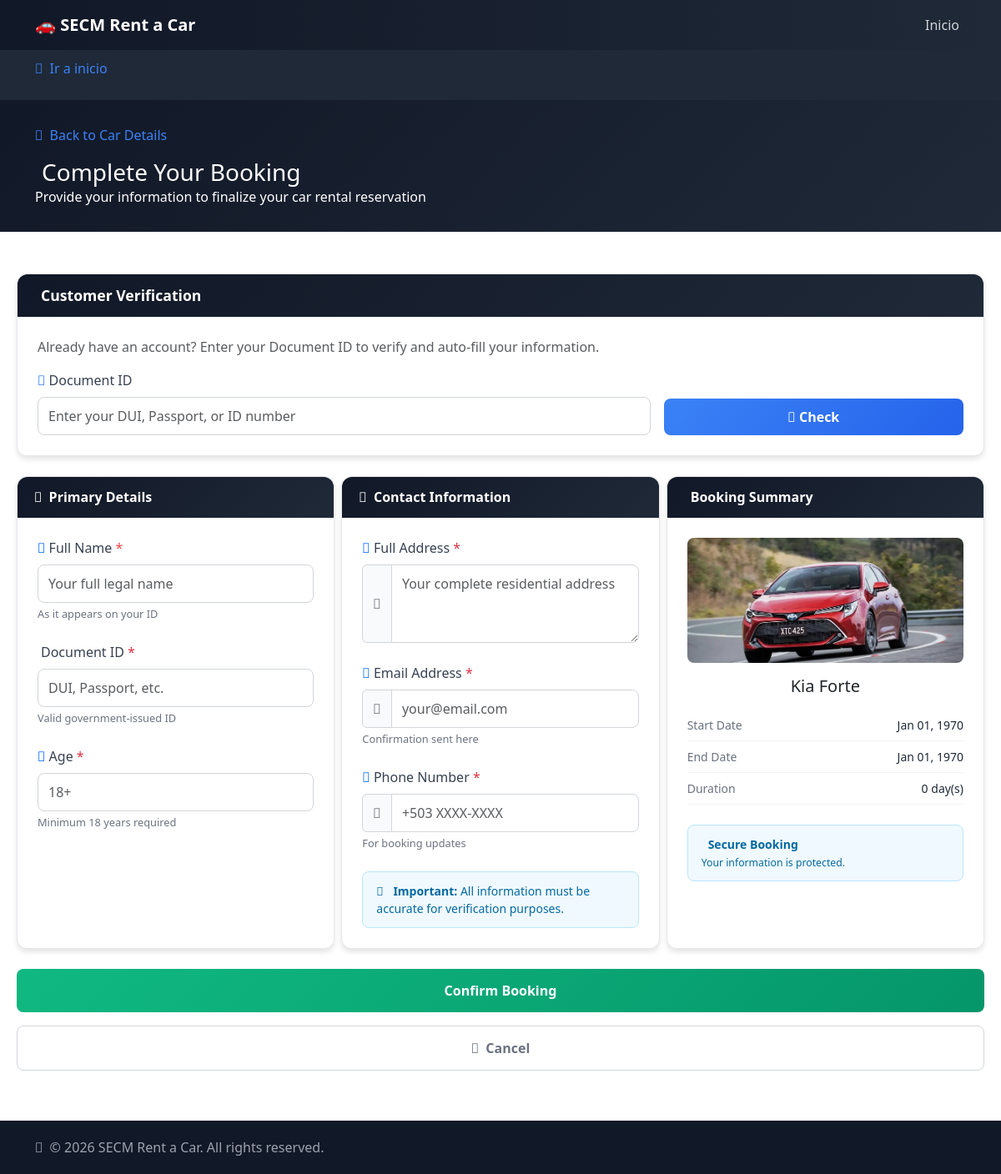
The app's page /booking_form.php?car_id=1 with its own data.
### tables this page shows
CREATE TABLE `vehiculo` (
  `id_vehiculo` bigint(20) NOT NULL,
  `marca` varchar(50) NOT NULL,
  `modelo` varchar(50) DEFAULT NULL,
  `anio` varchar(6) NOT NULL,
  `descripcion` varchar(300) DEFAULT NULL,
  `categoria` varchar(15) NOT NULL,
  `preciodiario` decimal(10,2) NOT NULL,
  `imagepath` varchar(200) DEFAULT NULL,
  `estado` varchar(15) DEFAULT NULL
);

### conf/conn.php (called while the page is built, shortened)
<?php
function recuperarDataVehiculo($conn,$carId){
    $sql = "SELECT marca, modelo, anio, descripcion,categoria, preciodiario,imagepath
            FROM vehiculo WHERE id_vehiculo = ? LIMIT 1";
    $stmt = $conn->prepare($sql);
    $stmt->bind_param("i", $carId);
    $stmt->execute();
    $result = $stmt->get_result();
    $row = $result->fetch_assoc();
    return $row;
}
?>

### conf/Service.php (called while the page is built, shortened)
<?php
include 'conn.php';
function dataVehiculo($carId){
    $conn = connectionDB();
    $response = recuperarDataVehiculo($conn,$carId);
    return $response;
}
?>

### booking_form.php (the view, shortened to what this page needs)
<?php
include("conf/Service.php");
$carId = 0;
if (!isset($_POST['guardar_frm']))
{
    $carId = $_GET['car_id'] ?? null;
    $startDate = $_GET['start_date'] ?? null;
    $endDate = $_GET['end_date'] ?? null;
}else{
    $carId = $_POST['car_id'];
    $startDate = $_POST['start_date'];
    $endDate = $_POST['end_date'];
    $bookingConfirmed = false;
}
$selectedCar = dataVehiculo($carId);
$imageCar = $selectedCar['imagepath']."/1.jpg";
?>
<!DOCTYPE html>
<html lang="en">
<head>
    <?php include("pages/header.php");?>
</head>
<body>
<?php include("pages/topmenu.php");?>
    <nav class="navbar navbar-expand-lg navbar-dark">
        <div class="container">
            <a class="back-btn mb-3 d-inline-block" href="index.php">
                <i class="fas fa-arrow-left me-2"></i>Ir a inicio
            </a>
        </div>
    </nav>
    <div class="page-header">
        <div class="container">
            <a href="car_details.php?id=<?php echo $carId; ?>" class="back-btn mb-3 d-inline-block">
                <i class="fas fa-arrow-left me-2"></i>Back to Car Details
            </a>
            <h1><i class="fas fa-calendar-check me-2"></i>Complete Your Booking</h1>
            <p class="mb-0">Provide your information to finalize your car rental reservation</p>
        </div>
    </div>
        <div class="checkout-grid d-flex justify-content-center align-items-center vh-400">
            <div class="form-container">
                <div id="customer-check-section" class="customer-check-card mb-4">
                    <div class="card-header-custom">
                        <h4><i class="fas fa-user-check me-2"></i>Customer Verification</h4>
                    </div>
                    <div class="card-body p-4">
                        <p class="text-muted mb-3">Already have an account? Enter your Document ID to verify and auto-fill your information.</p>
                        <div class="row g-3 align-items-end">
                            <div class="col-md-8">
                                <label for="check_document_id" class="form-label">
                                    <i class="fas fa-id-card me-1"></i>Document ID
                                </label>
                                <input type="text" class="form-control" id="check_document_id"
                                       placeholder="Enter your DUI, Passport, or ID number">
                            </div>
                            <div class="col-md-4">
                                <button type="button" class="btn-check-customer w-100" id="btnCheckCustomer">
                                    <i class="fas fa-search me-1"></i>Check
                                </button>
                            </div>
                        </div>
                    </div>
                </div>
                <form method="POST" action="" id="bookingForm">
                    <div class="row g-2">
                        <div class="col-lg-4">
                            <div class="booking-card h-100">
                                <div class="card-header-custom">
                                    <h4><i class="fas fa-id-card me-2"></i>Primary Details</h4>
                                </div>
                                <div class="card-body p-4">
                                    <div class="checkout-form">
                                        <label for="name" class="form-label">
                                            <i class="fas fa-user me-1 text-primary"></i>Full Name <span class="required">*</span>
                                        </label>
                                        <input type="text" class="form-control" id="name" name="name" required
                                                placeholder="Your full legal name">
                                        <div class="form-text">As it appears on your ID</div>
                                    </div>
                                    <div class="mb-4">
                                        <label for="document_id" class="form-label">
                                            <i class="fas fa-passport me-1 text-primary"></i>Document ID <span class="text-danger">*</span>
                                        </label>
                                        <input type="text" class="form-control" id="document_id" name="document_id" required
                                            placeholder="DUI, Passport, etc.">
                                        <div class="form-text">Valid government-issued ID</div>
                                    </div>
                                    <div class="mb-4">
                                        <label for="age" class="form-label">
                                            <i class="fas fa-birthday-cake me-1 text-primary"></i>Age <span class="text-danger">*</span>
                                        </label>
                                        <input type="number" class="form-control" id="age" name="age" required
                                                min="18" max="100" placeholder="18+">
                                        <div class="form-text">Minimum 18 years required</div>
                                    </div>
                                </div>
                            </div>
                        </div>
                        <div class="col-lg-4">
                            <div class="booking-card h-100">
                                <div class="card-header-custom">
                                    <h4><i class="fas fa-address-book me-2"></i>Contact Information</h4>
                                </div>
                                <div class="card-body p-4">
                                    <div class="mb-4">
                                        <label for="address" class="form-label">
                                            <i class="fas fa-home me-1 text-primary"></i>Full Address <span class="text-danger">*</span>
                                        </label>
                                        <div class="input-group">
                                            <span class="input-group-text">
                                                <i class="fas fa-home"></i>
                                            </span>
                                            <textarea class="form-control" id="address" name="address" rows="3" required
                                                    placeholder="Your complete residential address"></textarea>
                                        </div>
                                    </div>
                                    <div class="mb-4">
                                        <label for="email" class="form-label">
                                            <i class="fas fa-envelope me-1 text-primary"></i>Email Address <span class="text-danger">*</span>
                                        </label>
                                        <div class="input-group">
                                            <span class="input-group-text">
                                                <i class="fas fa-envelope"></i>
                                            </span>
                                            <input type="email" class="form-control" id="email" name="email" required
                                                placeholder="your@email.com">
                                        </div>
                                        <div class="form-text">Confirmation sent here</div>
                                    </div>
                                    <div class="mb-4">
                                        <label for="phone" class="form-label">
                                            <i class="fas fa-phone me-1 text-primary"></i>Phone Number <span class="text-danger">*</span>
                                        </label>
                                        <div class="input-group">
                                            <span class="input-group-text">
                                                <i class="fas fa-phone"></i>
                                            </span>
                                            <input type="tel" class="form-control" id="phone" name="phone" required
                                                placeholder="+503 XXXX-XXXX">
                                        </div>
                                        <div class="form-text">For booking updates</div>
                                    </div>
                                    <div class="info-box mt-4">
                                        <i class="fas fa-info-circle me-2"></i>
                                        <strong>Important:</strong> All information must be accurate for verification purposes.
                                    </div>
                                </div>
                            </div>
                        </div>
                        <div class="col-lg-4">
                            <div class="booking-card h-100">
                                <div class="card-header-custom">
                                    <h4><i class="fas fa-receipt me-2"></i>Booking Summary</h4>
                                </div>
                                <div class="card-body p-4">
                                    <div class="text-center mb-3">
                                        <img src="<?php echo $imageCar; ?>"
                                             alt="<?php echo $selectedCar['marca'] . ' ' . $selectedCar['modelo']; ?>"
                                             style="width: 100%; height: 150px; object-fit: cover; border-radius: 8px;">
                                    </div>
                                    <h5 class="text-center mb-3"><?php echo $selectedCar['marca'] . ' ' . $selectedCar['modelo']; ?></h5>
                                    <div class="info-row">
                                        <span class="info-label">Start Date</span>
                                        <span class="info-value"><?php echo date('M d, Y', strtotime($startDate)); ?></span>
                                    </div>
                                    <div class="info-row">
                                        <span class="info-label">End Date</span>
                                        <span class="info-value"><?php echo date('M d, Y', strtotime($endDate)); ?></span>
                                    </div>
                                    <div class="info-row">
                                        <span class="info-label">Duration</span>
                                        <span class="info-value">
                                            <?php
                                            $days = (strtotime($endDate) - strtotime($startDate)) / 86400;
                                            echo $days . ' day(s)';
                                            ?>
                                        </span>
                                    </div>
                                    <div class="info-box mt-4">
                                        <strong>Secure Booking</strong><br>
                                        <small>Your information is protected.</small>
                                    </div>
                                </div>
                            </div>
                        </div>
                    </div>
                    <div class="d-grid gap-3 mt-4">
                    <input type="submit" class="btn-confirm" name="guardar_frm" value="Confirm Booking" id="guardar_frm">
                        <a href="car_details.php?id=<?php echo $carId; ?>" class="btn btn-cancel">
                            <i class="fas fa-times me-2"></i>Cancel
                        </a>
                    </div>
                    </form>
                </div>
            </div>
    <footer>
        <div class="container">
            <p class="mb-0">
                <i class="fas fa-car me-2"></i>&copy; 2026 SECM Rent a Car. All rights reserved.
            </p>
        </div>
    </footer>
</body>
</html>

### css/alquilersecm.css (style rules this page uses)
.customer-check-card { background: #fff; border-radius: 12px; box-shadow: 0 4px 6px rgba(0, 0, 0, 0.1); border: 1px solid #e5e7eb; }
.customer-check-card .card-header-custom { background: linear-gradient(135deg, #111827, #1f2937); color: white; padding: 15px 20px; border-radius: 12px 12px 0 0; }
.customer-check-card .card-header-custom h4 { margin: 0; font-size: 1.1rem; font-weight: 600; }
.customer-check-card .card-body { padding: 20px; }
.btn-check-customer { background: linear-gradient(135deg, #3b82f6, #2563eb); color: white; border: none; padding: 10px 20px; border-radius: 8px; font-weight: 600; transition: all 0.3s ease; }
.vh-400 { min-height: 400px; }
.checkout-grid { padding: 20px; }
.form-container { width: 100%; max-width: 1200px; }
.booking-card { background: #fff; border-radius: 12px; box-shadow: 0 4px 6px rgba(0, 0, 0, 0.1); border: 1px solid #e5e7eb; height: 100%; }
.booking-card .card-header-custom { background: linear-gradient(135deg, #111827, #1f2937); color: white; padding: 15px 20px; border-radius: 12px 12px 0 0; }
.booking-card .card-header-custom h4 { margin: 0; font-size: 1rem; font-weight: 600; }
.booking-card .card-body { padding: 20px; }
.checkout-form { margin-bottom: 1.5rem; }
.form-label { font-weight: 500; color: #374151; margin-bottom: 0.5rem; }
.form-label i { color: #3b82f6; }
.required { color: #ef4444; }
.form-control { border: 1px solid #d1d5db; border-radius: 8px; padding: 10px 12px; transition: border-color 0.2s, box-shadow 0.2s; }
.form-text { font-size: 0.8rem; color: #6b7280; margin-top: 0.25rem; }
.input-group-text { background: #f9fafb; border: 1px solid #d1d5db; color: #6b7280; }
.info-box { background: #f0f9ff; border: 1px solid #bae6fd; border-radius: 8px; padding: 12px 16px; color: #0369a1; font-size: 0.875rem; }
.info-row { display: flex; justify-content: space-between; padding: 8px 0; border-bottom: 1px solid #f3f4f6; }
.info-label { color: #6b7280; font-size: 0.875rem; }
.info-value { color: #1f2937; font-weight: 500; font-size: 0.875rem; }
.btn-confirm { background: linear-gradient(135deg, #10b981, #059669); color: white; border: none; padding: 14px 24px; border-radius: 8px; font-weight: 600; font-size: 1rem; transition: all 0.3s ease; }
.btn-cancel { background: #fff; color: #6b7280; border: 1px solid #d1d5db; padding: 14px 24px; border-radius: 8px; font-weight: 600; transition: all 0.3s ease; }
.back-btn { color: #3b82f6; text-decoration: none; font-weight: 500; transition: color 0.2s; }
.page-header { background: linear-gradient(135deg, #111827, #1f2937); color: white; padding: 30px 0; margin-bottom: 30px; }
.page-header h1 { font-size: 1.75rem; margin: 0; }
footer { background: #111827; color: #9ca3af; padding: 20px 0; margin-top: 40px; }
.navbar { background: #1f2937; padding: 10px 0; }

### records on screen
vehiculo: imagepath (picture), marca "Kia", modelo "Forte"

### other values on screen
date('M d, Y', strtotime($startDate)) "Jan 01, 1970"
date('M d, Y', strtotime($endDate)) "Jan 01, 1970"
$days "0"
